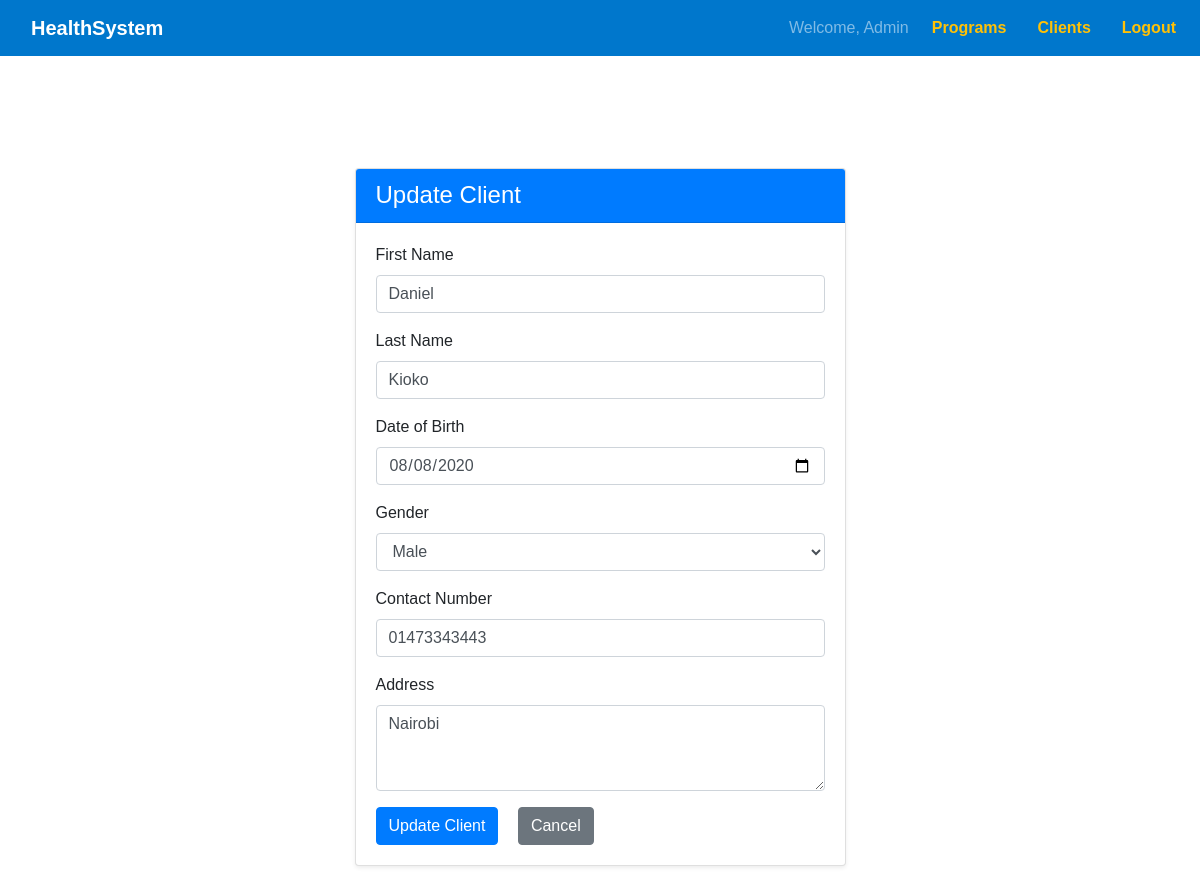
Before: /clients/edit/2/ (signed in) with the older database file.
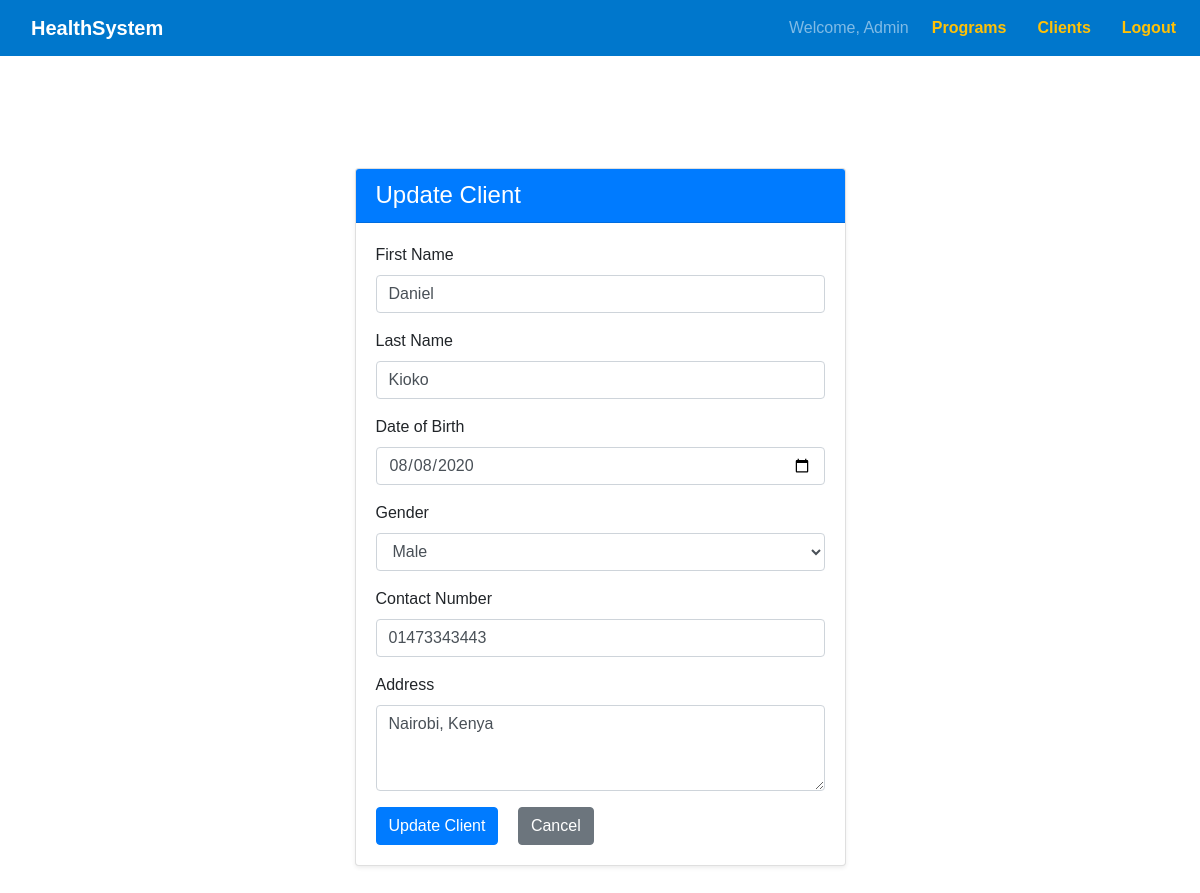
After: the same page with the newer database file.
### health/models.py (models this page shows, shortened)
class Client(models.Model):
    first_name = models.CharField(max_length=100)
    last_name = models.CharField(max_length=100)
    date_of_birth = models.DateField()
    gender_choices = [('M', 'Male'), ('F', 'Female'), ('O', 'Other')]
    gender = models.CharField(max_length=1, choices=gender_choices)
    contact_number = models.CharField(max_length=15, blank=True)
    address = models.TextField(blank=True)
    created_at = models.DateTimeField(auto_now_add=True)
    enrolled_programs = models.ManyToManyField(HealthProgram, blank=True)

### health/views.py (the view)
# urls.py: path('clients/edit/<int:client_id>/', views.edit_client, name='edit_client'),
@login_required
def edit_client(request, client_id):
    client = get_object_or_404(Client, id=client_id)
    if request.method == 'POST':
        form = ClientForm(request.POST, instance=client)
        if form.is_valid():
            form.save()
            return redirect('client_list')  # redirect to client list after successful update
    else:
        form = ClientForm(instance=client)
    return render(request, 'register_client.html', {'form': form, 'is_edit': True})

### health/forms.py
class ClientForm(forms.ModelForm):
    class Meta:
        model = Client
        fields = ['first_name', 'last_name', 'date_of_birth', 'gender', 'contact_number', 'address']
        widgets = {
            'first_name': forms.TextInput(attrs={'class': 'form-control'}),
            'last_name': forms.TextInput(attrs={'class': 'form-control'}),
            'date_of_birth': forms.DateInput(attrs={'class': 'form-control', 'type': 'date'}),
            'gender': forms.Select(attrs={'class': 'form-control'}),
            'contact_number': forms.TextInput(attrs={'class': 'form-control'}),
            'address': forms.Textarea(attrs={'class': 'form-control', 'rows': 3}),
        }

### health/templates/register_client.html (shortened to what this page needs)
{% extends 'base.html' %}
{% block content %}
<div class="container mt-5">
    <div class="row justify-content-center">
        <div class="col-md-8 col-lg-6">
            <div class="card shadow-sm">
                <div class="card-header bg-primary text-white">
                    {% if is_edit %}
                    <h4 class="mb-0">Update Client</h4>
                    {% else %}
                        <h4 class="mb-0">Register New Client</h4>
                    {% endif %}
                </div>
                <div class="card-body">
                    <form method="post">
                        <div class="mb-3">
                            <label for="id_first_name" class="form-label">First Name</label>
                            {{ form.first_name }}
                        </div>
                        <div class="mb-3">
                            <label for="id_last_name" class="form-label">Last Name</label>
                            {{ form.last_name }}
                        </div>
                        <div class="mb-3">
                            <label for="id_date_of_birth" class="form-label">Date of Birth</label>
                            {{ form.date_of_birth }}
                        </div>
                        <div class="mb-3">
                            <label for="id_gender" class="form-label">Gender</label>
                            {{ form.gender }}
                        </div>
                        <div class="mb-3">
                            <label for="id_contact_number" class="form-label">Contact Number</label>
                            {{ form.contact_number }}
                        </div>
                        <div class="mb-3">
                            <label for="id_address" class="form-label">Address</label>
                            {{ form.address }}
                        </div>
                        <div class="d-grid">
                            <button type="submit" class="btn btn-primary">
                                {% if is_edit %}
                                    Update Client
                                {% else %}
                                    Register Client
                                {% endif %}
                            </button>
                            <a href="{% url 'client_list' %}" class="btn btn-secondary">Cancel</a>
                        </div>
                    </form>
                </div>
            </div>
        </div>
    </div>
</div>
{% endblock %}

Changed rows visible on the page:
changed Client "Daniel": address "Nairobi" → "Nairobi, Kenya"
